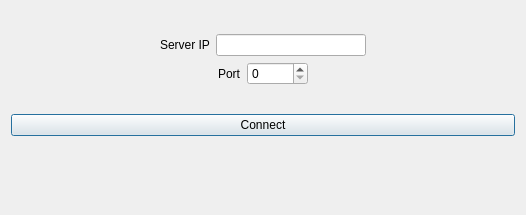
<?xml version="1.0" encoding="UTF-8"?>
<ui version="4.0">
 <class>Dialog</class>
 <widget class="QDialog" name="Dialog">
  <property name="geometry">
   <rect>
    <x>0</x>
    <y>0</y>
    <width>526</width>
    <height>215</height>
   </rect>
  </property>
  <property name="windowTitle">
   <string>Dialog</string>
  </property>
  <layout class="QGridLayout" name="gridLayout">
   <item row="0" column="0">
    <layout class="QVBoxLayout" name="verticalLayout">
     <item>
      <layout class="QHBoxLayout" name="horizontalLayout">
       <item>
        <spacer name="horizontalSpacer_3">
         <property name="orientation">
          <enum>Qt::Horizontal</enum>
         </property>
         <property name="sizeHint" stdset="0">
          <size>
           <width>40</width>
           <height>20</height>
          </size>
         </property>
        </spacer>
       </item>
       <item>
        <widget class="QLabel" name="ipLabel">
         <property name="text">
          <string>Server IP</string>
         </property>
        </widget>
       </item>
       <item>
        <widget class="QLineEdit" name="ipLineEdit">
         <property name="inputMask">
          <string/>
         </property>
        </widget>
       </item>
       <item>
        <spacer name="horizontalSpacer_4">
         <property name="orientation">
          <enum>Qt::Horizontal</enum>
         </property>
         <property name="sizeHint" stdset="0">
          <size>
           <width>40</width>
           <height>20</height>
          </size>
         </property>
        </spacer>
       </item>
      </layout>
     </item>
     <item>
      <layout class="QHBoxLayout" name="horizontalLayout_2">
       <item>
        <spacer name="horizontalSpacer_2">
         <property name="orientation">
          <enum>Qt::Horizontal</enum>
         </property>
         <property name="sizeHint" stdset="0">
          <size>
           <width>40</width>
           <height>20</height>
          </size>
         </property>
        </spacer>
       </item>
       <item>
        <widget class="QLabel" name="portLabel">
         <property name="text">
          <string>Port</string>
         </property>
        </widget>
       </item>
       <item>
        <widget class="QSpinBox" name="portSpinBox">
         <property name="keyboardTracking">
          <bool>true</bool>
         </property>
         <property name="maximum">
          <number>65535</number>
         </property>
        </widget>
       </item>
       <item>
        <spacer name="horizontalSpacer">
         <property name="orientation">
          <enum>Qt::Horizontal</enum>
         </property>
         <property name="sizeHint" stdset="0">
          <size>
           <width>40</width>
           <height>20</height>
          </size>
         </property>
        </spacer>
       </item>
      </layout>
     </item>
    </layout>
   </item>
   <item row="1" column="0">
    <widget class="QPushButton" name="connectButton">
     <property name="text">
      <string>Connect</string>
     </property>
    </widget>
   </item>
   <item row="2" column="0">
    <widget class="QLabel" name="infoLabel">
     <property name="sizePolicy">
      <sizepolicy hsizetype="Preferred" vsizetype="Fixed">
       <horstretch>0</horstretch>
       <verstretch>0</verstretch>
      </sizepolicy>
     </property>
     <property name="font">
      <font>
       <pointsize>10</pointsize>
      </font>
     </property>
     <property name="text">
      <string/>
     </property>
    </widget>
   </item>
  </layout>
 </widget>
 <resources/>
 <connections/>
</ui>
